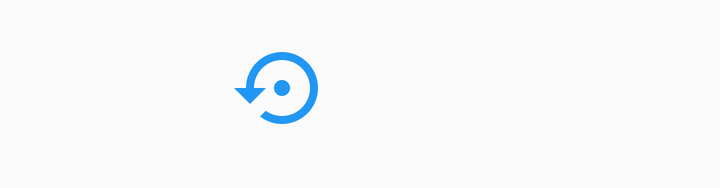
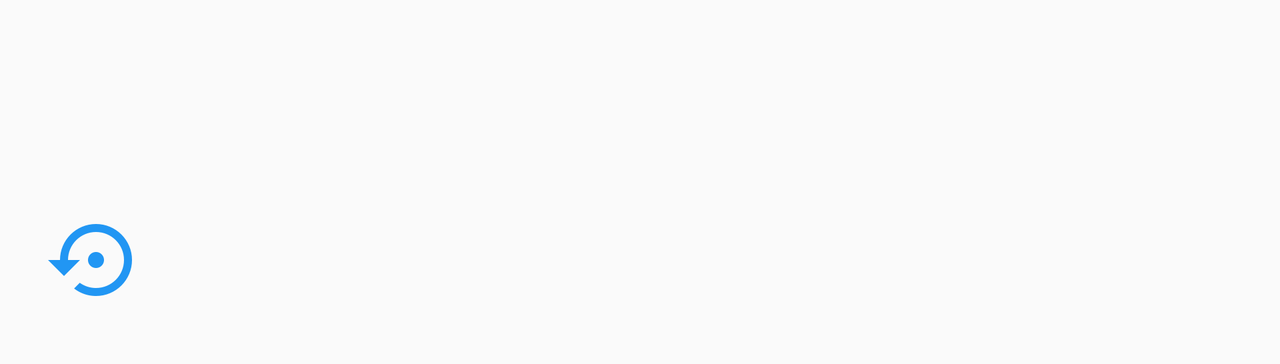

First picture: res/layout/ on a phone held upright. Second picture: the repository's own variant of that layout, on a device whose configuration matches the variant's folder. Source for both follows.
<!-- AndroidManifest.xml: application theme AppTheme -->
<!-- res/layout/fragment_control.xml -->
<LinearLayout
    xmlns:android="http://schemas.android.com/apk/res/android"
    xmlns:tools="http://schemas.android.com/tools"
    android:layout_width="wrap_content"
    android:layout_height="wrap_content"
    android:orientation="horizontal"
    android:padding="@dimen/control_padding" tools:context=".GameActivity">

    <Button
        android:id="@+id/button_main"
        android:layout_width="54dp"
        android:layout_height="54dp"
        android:layout_marginLeft="20dp"
        android:background="@drawable/setting_background"
        android:drawableTop="@drawable/ic_home_blue_500_48dp"
        android:elevation="@dimen/elevation_low" />

    <Button
        android:id="@+id/button_restart"
        android:layout_width="54dp"
        android:layout_height="54dp"
        android:layout_marginLeft="20dp"
        android:background="@drawable/setting_background"
        android:drawableTop="@drawable/ic_settings_backup_restore_blue_500_48dp"
        android:elevation="0dp" />

</LinearLayout>
<!-- resources referenced by this layout -->
<resources>
  <dimen name="control_padding">20dp</dimen>
  <dimen name="elevation_low">4dp</dimen>
  <!-- drawable ic_settings_backup_restore_blue_500_48dp: png bitmap (drawable-hdpi, 1084 bytes) -->
  <!-- from res/values-v21/ -->
  <style name="AppTheme" parent="android:Theme.Material.Light.NoActionBar.Fullscreen">
      </style>
</resources>
<!-- res/layout-land/fragment_control.xml (the repository's variant of the layout above) -->
<!-- drawn on the phone turned sideways -->
<LinearLayout
   xmlns:android="http://schemas.android.com/apk/res/android"
   xmlns:tools="http://schemas.android.com/tools"
   android:layout_width="wrap_content"
   android:layout_height="wrap_content"
   android:orientation="vertical"
   android:padding="@dimen/control_padding"
   tools:context=".GameActivity">

    <Button
        android:id="@+id/button_restart"
        android:layout_width="56dp"
        android:layout_height="56dp"
        android:layout_marginTop="10dp"
        android:background="@drawable/setting_background"
        android:drawableTop="@drawable/ic_home_blue_500_48dp"
        android:elevation="@dimen/elevation_low" />

    <Button
        android:id="@+id/button_main"
        android:layout_width="56dp"
        android:layout_height="56dp"
        android:layout_marginTop="20dp"
        android:background="@drawable/setting_background"
        android:drawableTop="@drawable/ic_settings_backup_restore_blue_500_48dp"
        android:elevation="@dimen/elevation_low" />

</LinearLayout>
